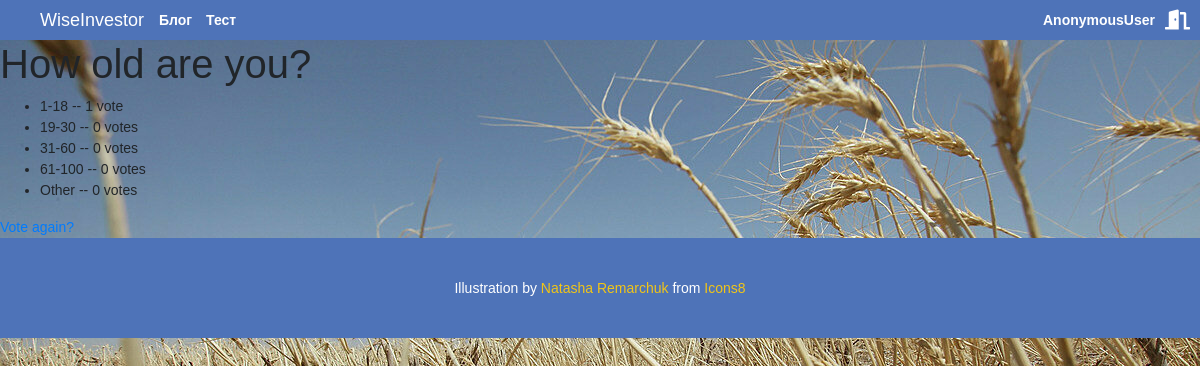
Before: /polls/5/results/ with the older database file.
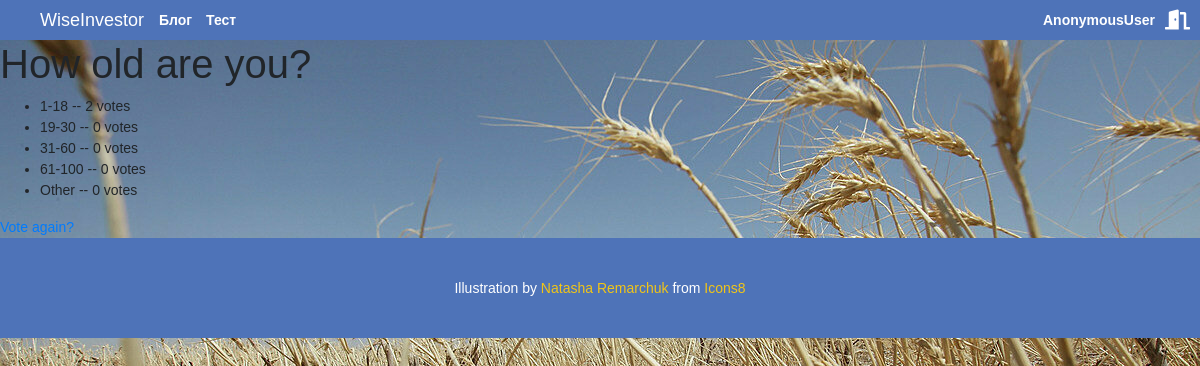
After: the same page with the newer database file.
### polls/models.py (models this page shows, shortened)
class Question(models.Model):
    question_text = models.CharField(max_length=200)
    pub_date = models.DateTimeField('date published')
    def was_published_recently(self):
        now = timezone.now()
        return now - datetime.timedelta(days=1) <= self.pub_date <= now
    was_published_recently.admin_order_field = 'pub_date'
    was_published_recently.boolean = True
    was_published_recently.short_description = 'Published recently?'

class Choice(models.Model):
    question = models.ForeignKey(Question, on_delete=models.CASCADE)
    choice_text = models.CharField(max_length=200)
    votes = models.IntegerField(default=0)

### polls/views.py (the view)
# urls.py: path('<int:pk>/results/', views.ResultsView.as_view(), name='results'),
class ResultsView(generic.DetailView):
    model = Question
    template_name = 'polls/results.html'
    def get_queryset(self):
        return Question.objects.filter(pub_date__lte=timezone.now())

### polls/templates/polls/results.html (shortened to what this page needs)
{% extends 'layout.html' %}
{% load static %}
{% block links%}<link rel="stylesheet" type="text/css" href="{% static 'polls/css/main_polls.css' %}">{%endblock%}
{%block content %}
    <h1>{{ question.question_text }}</h1>
    <ul>
        {% for choice in question.choice_set.all %}
            <li>{{ choice.choice_text }} -- {{ choice.votes }} vote{{ choice.votes|pluralize }}</li>
        {% endfor %}
    </ul>
    <a href="{% url 'polls:detail' question.id %}">Vote again?</a>
{%endblock%}

### templates/layout.html (shortened to what this page needs)
{% load static %}
<!DOCTYPE html>
<html lang="en">
<head>
    <link rel="stylesheet" href="https://stackpath.bootstrapcdn.com/bootstrap/4.5.2/css/bootstrap.min.css">
    <link rel="stylesheet" type="text/css" href="{% static 'common_main.css' %}">
    <link rel="stylesheet" type="text/css" href="{% static 'colors.css' %}">
    {% block links%}{% endblock%}
    <link rel="stylesheet" href="https://use.fontawesome.com/releases/v5.8.2/css/all.css">
</head>
<body>
    <header>
        <p class="logo">WiseInvestor</p>
        <div class="bttns">
            <nav>
                <a href="{% url 'posts:blog' %}">Блог</a>
                <a href="{% url 'polls:test' %}">Тест</a>
            </nav>
            <div class="logout">
                <p class="name"><a href="{% url 'allauth:logout' %}">{{request.user}}</a></p>
                <div class="iconSignOut"><i class="fas fa-door-open signOut"></i></div>
            </div>
        </div>
    </header>
    <main>
        {% block content %}
        {% endblock %}
    </main>
    <footer>
        <p>Illustration by <a href="undefined">Natasha Remarchuk</a> from <a href="https://icons8.com/">Icons8</a></p>
    </footer>
</body>
</html>

### static/common_main.css (style rules this page uses)
body { padding: 0; font-family: "Arial", sans-serif; font-size: 14px; }
header { color: var(--WHITE); background-color: var(--BLUE); height: 40px; line-height: 40px; display: flex; }
header a { font-weight: bold; color: var(--WHITE); }
header nav a { margin: 5px; }
.bttns { width: 100%; display: flex; justify-content: space-between; }
.logout { display: flex; }
.logo { margin-left: 40px; margin-right: 10px; font-size: 18px; }
.name { margin-right: 10px; }
.iconSignOut { font-size: 20px; padding-right: 10px; }
footer { height: 100px; color: var(--WHITE); background-color: var(--BLUE); text-align: center; line-height: 100px; }
footer a { color: var(--YELLOW); }

### static/colors.css (style rules this page uses)
:root { --YELLOW: #f1c517; --BLUE: #4e73b8; --RED: #eb472c; --BROWN: #382d15; --WHITE: #ffffff; }

### polls/static/polls/css/main_polls.css (style rules this page uses)
body { background: url("../images/test/background.jpg") no-repeat; }

Changed rows visible on the page:
changed Choice (number 1 of 5 on the later page): votes "1" → "2"
